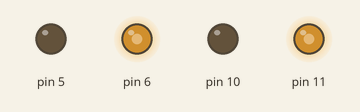
Simulated run of this sketch. Board: Arduino Uno, built with avr-gcc and run on an emulated ATmega328P. Parts: output pins drawn as LEDs (lit = HIGH).

Above: at 0.1 s.
Timing chart, 0 to 1.6 s (numbered marks = the images above):
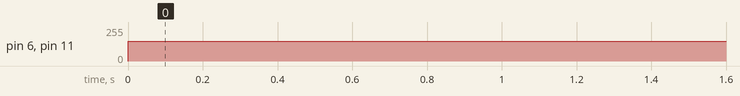

Measured:
- by itself, pin 6, pin 11: 0/255 → 150/255 at 0.00 s

The sketch:

_17.Motor_PWM.ino
```cpp
void setup() {
  pinMode(5, OUTPUT);            // 5번핀을 출력모드로 설정합니다.
  pinMode(6, OUTPUT);            // 6번핀을 출력모드로 설정합니다.
  pinMode(10, OUTPUT);          // 10번핀을 출력모드로 설정합니다.
  pinMode(11, OUTPUT);          // 11번핀을 출력모드로 설정합니다.
}
void loop() {
  analogWrite(5, 0);               // 5번핀에 150(약 3V)의 신호를 출력합니다.
  analogWrite(6, 150);          // 6번핀에 0(0V)의 신호를 출력합니다.
  analogWrite(10, 0);            // 10번핀에 150(약 3V)의 신호를 출력합니다.
  analogWrite(11, 150);       // 11번핀에 0(0V)의 신호를 출력합니다.
  delay(3000);                        // 3초간 대기
}
```
